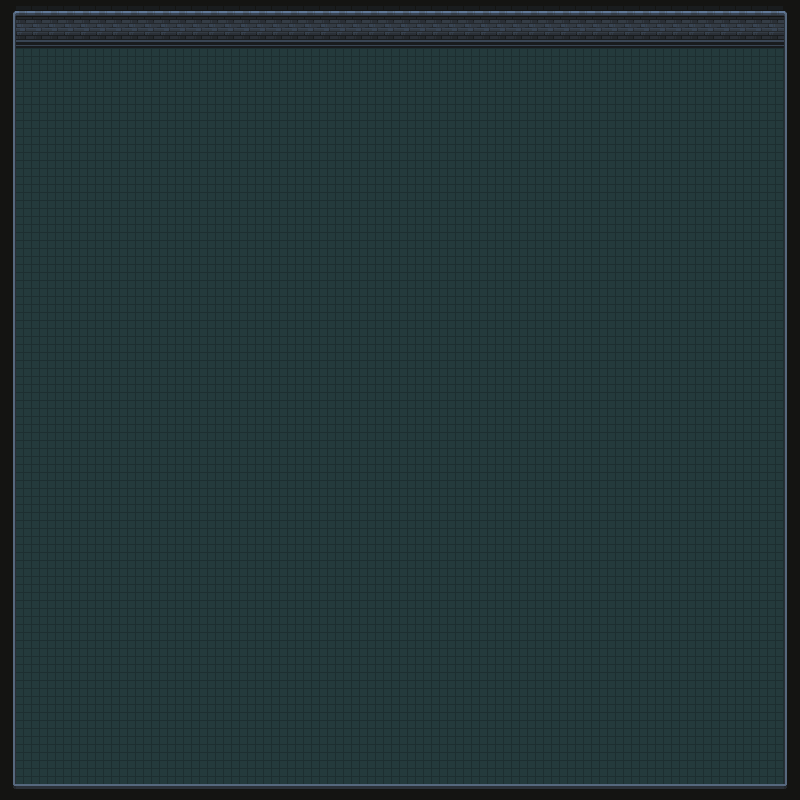

This game map was drawn from its Tiled (.tmx) file and the tilesets committed beside it. A one-line description and the trimmed map source follow:
An orthogonal 50x50 tile map with 16x16 px tiles, 2 tile layers (Floor, Walls).

<map version="1.9" tiledversion="1.9.2" orientation="orthogonal" renderorder="right-down" width="50" height="50" tilewidth="16" tileheight="16" infinite="0" nextlayerid="4" nextobjectid="1">
 <tileset firstgid="1" source="Dungeon - Tiles.tsx" />
 <layer id="1" name="Floor" width="50" height="50">
  <data>[2500 cells, 2208 non-empty, 1 distinct tile ids]</data>
 </layer>
 <layer id="2" name="Walls" width="50" height="50">
  <data>[2500 cells, 292 non-empty, 10 distinct tile ids]</data>
 </layer>
</map>
